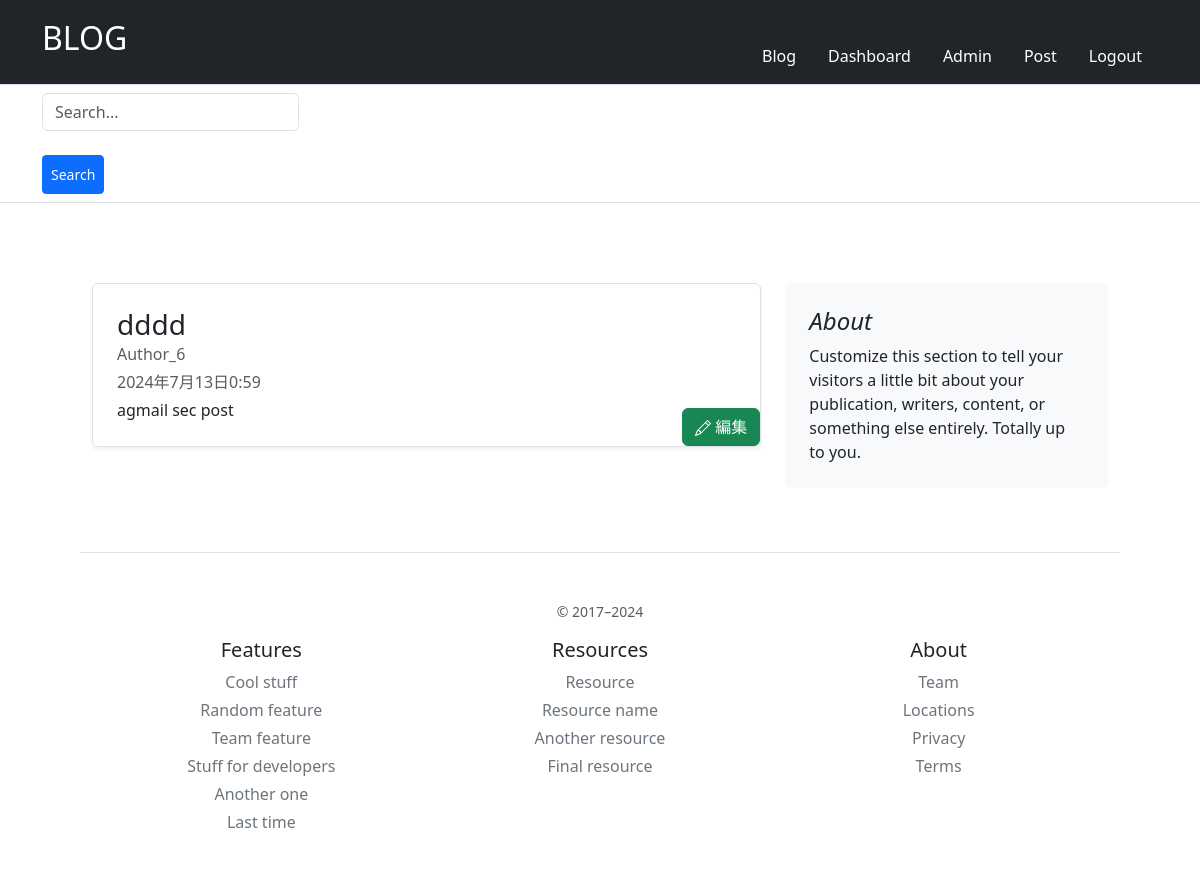
Page /blog/admin (signed in) on the committed database.
### blog/models.py (models this page shows, shortened)
class Article(models.Model):
    author = models.ForeignKey(User, on_delete=models.CASCADE)
    title = models.CharField(max_length=30)
    body = models.TextField()
    created_at = models.DateTimeField(default=timezone.now)
    updated_at = models.DateTimeField(default=timezone.now)

### signup/models.py (models this page shows, shortened)
class User(AbstractBaseUser, PermissionsMixin):
    email = models.EmailField(max_length=255, unique=True)
    create_at = models.DateTimeField(default=timezone.now)
    updated_at = models.DateTimeField(default=timezone.now)
    is_staff = models.BooleanField(default=False)
    is_active = models.BooleanField(default=True)
    objects = UserManager()
    USERNAME_FIELD = "email"
    REQUIRED_FIELDS = []

### blog/views.py (the view)
# urls.py: path("admin", views.admin, name="admin"),
@login_required
def admin(request):
    if request.method == "GET":
        articles = Article.objects.filter(author=request.user).order_by("-created_at")
        context = {"articles":articles,"admin":True}
        return render(request,"blog/article.html",context)

### blog/templates/blog/article.html (shortened to what this page needs)
{% extends "base.html" %}
{% block content %}
<div class="row" style="margin: 5em;">
    <div class="col-md-8 col-xs-1" >
        {% for article in articles %}
            <div class="row g-0 border rounded overflow-hidden flex-md-row mb-4 shadow-sm h-md-250 position-relative">
                <div class="col p-4 d-flex flex-column position-static" style="position: relative;">
                    <h3 class="mb-0">{{ article.title }}</h3>
                    <div class="mb-1 text-body-secondary">Author_{{ article.author.pk }}</div>
                    <div class="mb-1 text-body-secondary">{{ article.created_at }}</div>
                    <p class="card-text mb-auto">{{ article.body|truncatechars:30 }}</p>
                    {% if admin %}
                        <a
                            href="{% url 'blog:edit' article.pk %}"
                            class="btn btn-success"
                            style="position: absolute; right: 0; bottom: 0;"
                        >
                        編集
                        </a>
                    {% else %}
                        <a href="{% url 'blog:detail' article.pk %}" class="icon-link gap-1 icon-link-hover stretched-link">
                        記事を読む
                        <svg class="bi"><use xlink:href="#chevron-right"/></svg>
                        </a>
                    {% endif %}
                </div>
            </div>
        {% endfor %}
    </div>
    <div class="col-md-4 col-xs-1">
        <div class="position-sticky" style="top: 2rem;">
            <div class="p-4 mb-3 bg-body-tertiary rounded">
              <h4 class="fst-italic">About</h4>
              <p class="mb-0">Customize this section to tell your visitors a little bit about your publication, writers, content, or something else entirely. Totally up to you.</p>
        </div>
    </div>
</div>
{% endblock %}

### rows in the picture
Article: title "dddd", author.pk "6", created_at "2024年7月13日0:59", body "agmail sec post"
